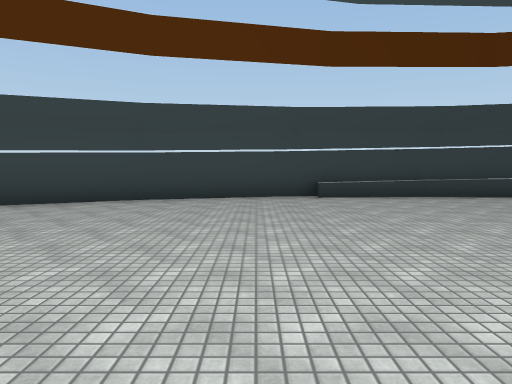
view 1 (above)

21 first-person views from a walk through a 3-D level made in the Unity game engine. The camera is 1.4 m above the floor, tilts 4° down and sees 70° across. The floor is counted in squares, 2 m on a side. Each view is taken from the middle of a square. On the plan, view 1 faces up. The plan holds only what a view shows up to about 11 squares ahead; the rest is blank. The place goes on beyond the plan. Some surface patterns are stand-ins.

view 2
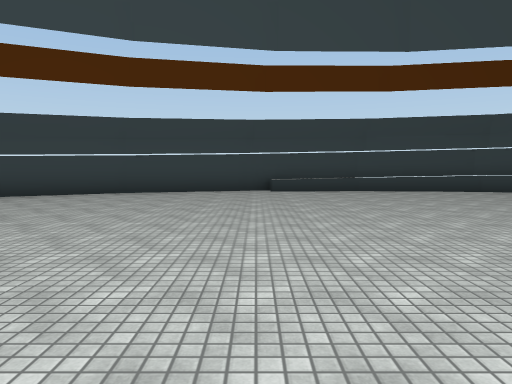

view 3
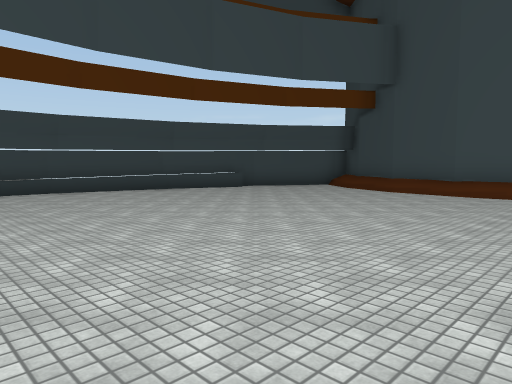

view 4
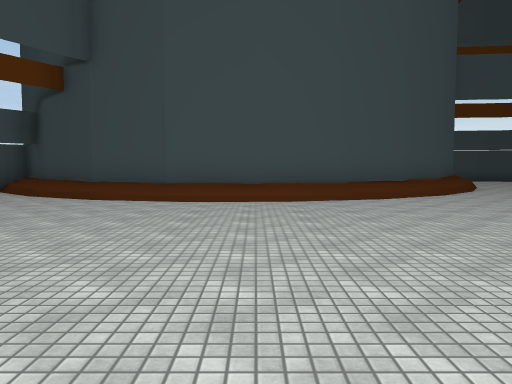

view 5
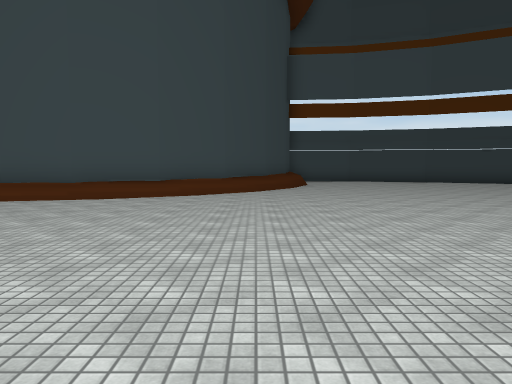

view 6
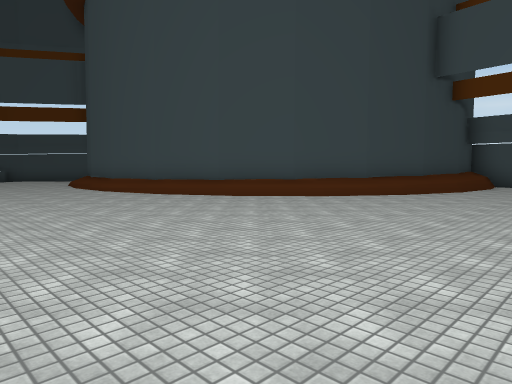

view 7
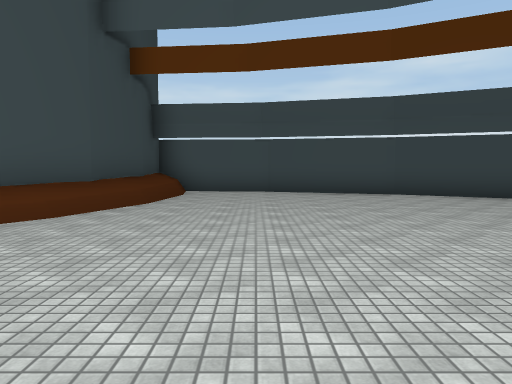

view 8
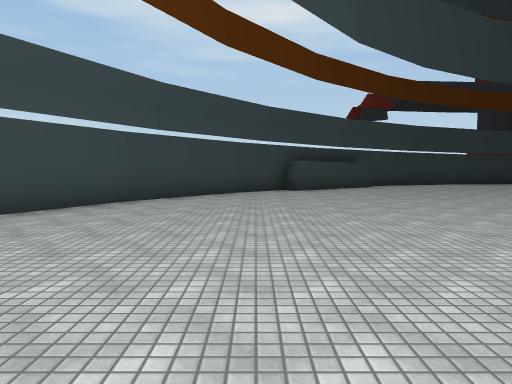

view 9
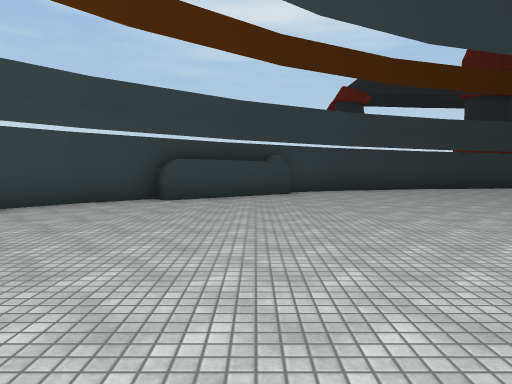

view 10
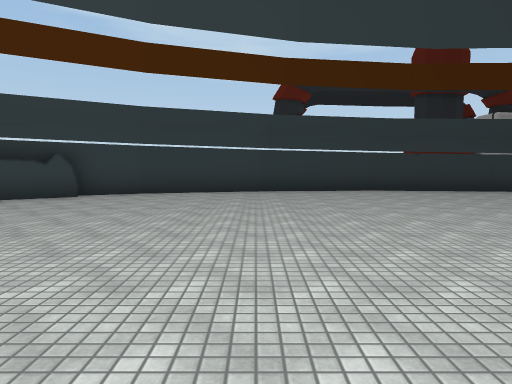

view 11
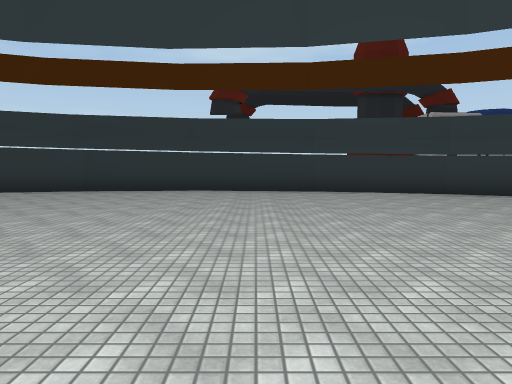

view 12
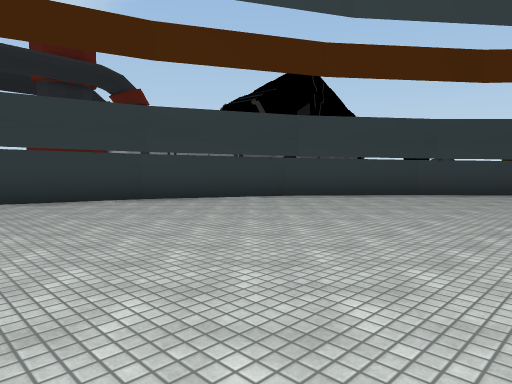

view 13
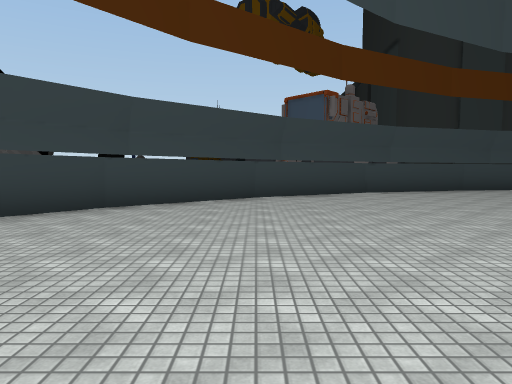

view 14
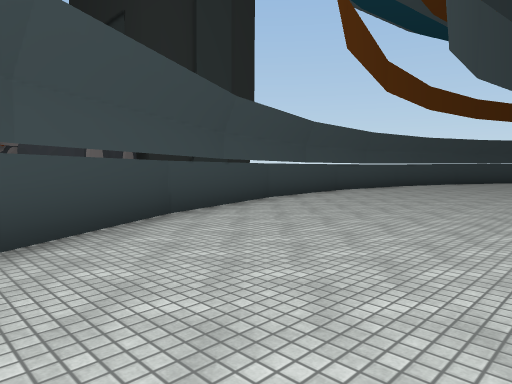

view 15
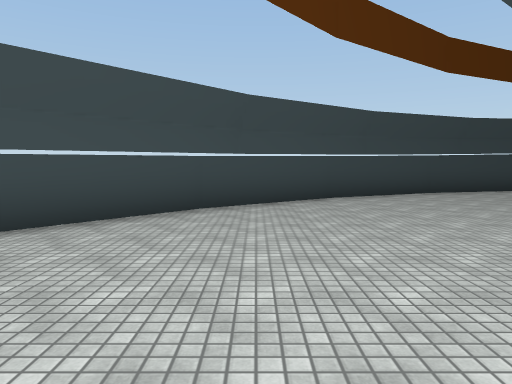

view 16
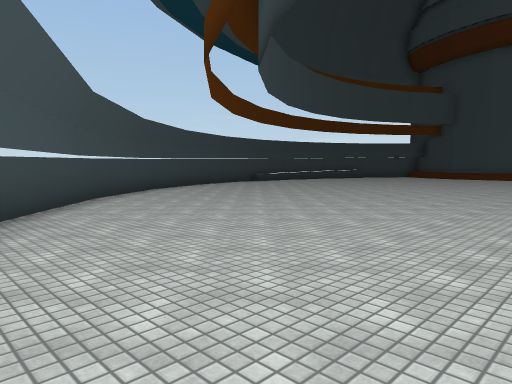

view 17
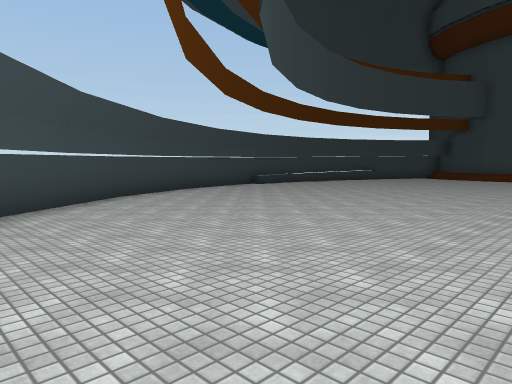

view 18
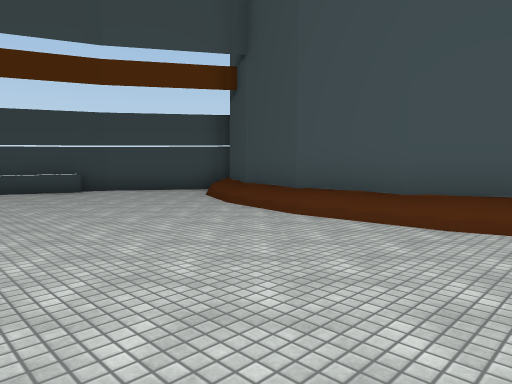

view 19
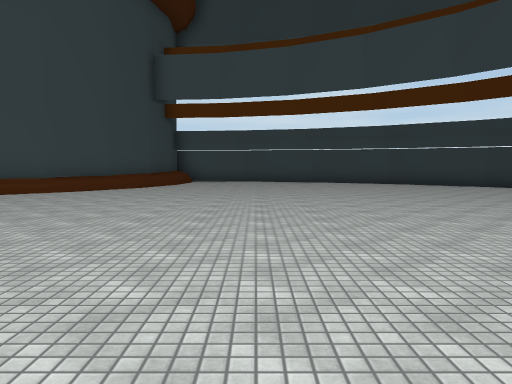

view 20
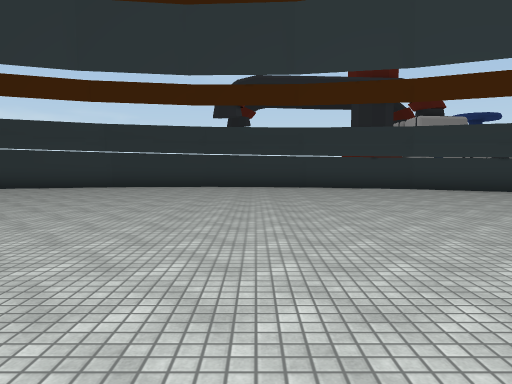

view 21
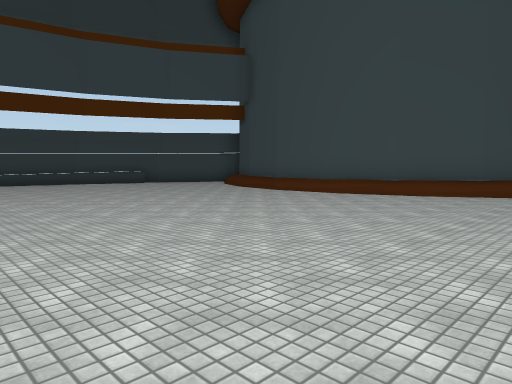

### Floor plan
Points are (right, up) in squares from view 1. A wall is a line through its corners. A room is listed if a view was taken in it or the views show most of it. See-through windows are left out.
Room 1 (views 1, 2, 3, 4, 5, 6, 7, 8, 9, 10, 11, 12, 13, 14, 15, 16, 17, 18, 19, 20, 21)
walls: (12, -4.7) (11.2, -2.9) (10.8, -1); (13.3, -6.2) (11.9, -4.6); (10.8, -1.1) (10.9, 1); (10.9, 0.9) (11.5, 2.8); (16.5, -8.1) (14.7, -7.3) (13.2, -6.1); (11.4, 2.7) (12.5, 4.5); (-9.5, -16.4) (-8.3, -17.9); (-10.9, -13.7) (-9.4, -16.5); (-11.8, -10.7) (-10.9, -13.8); (-11.8, -6.2) (-12, -7.7) (-11.7, -10.8); (-5.7, -21.6) (-2.8, -23.3); (-2.9, -23.2) (0.3, -24.2) (3.6, -24.6); (-8.3, -19.5) (-5.7, -21.7); (-10.3, -16.9) (-8.2, -19.6); (11, -22.4) (13.9, -20.5) (14.2, -20.9); (3.5, -24.6) (6.9, -24.3); (-11.8, -14) (-10.2, -17.1); (-12.5, -11.4) (-11.7, -14.2); (6.7, -24.3) (10.1, -23.4); (-9.5, 0.6) (-10.5, -1.3); (10, -23.4) (11.5, -22.6); (11.8, -22.5) (12.5, -22.1); (13.8, -21.1) (15.5, -19.8); (12.4, 4.4) (13.6, 5.6); (15.4, -19.9) (17.6, -17.3); (17.5, -17.4) (19.1, -14.5) (20.1, -11.3); (-7.8, 4.1) (-10, 1.6); (20.1, -11.4) (20.5, -8.3) (18.4, -8.4) (16.4, -8.1); (-5.3, 6.2) (-7.9, 4.1); (-2.3, 7.7) (-5.3, 6.1); (0.8, 8.6) (-2.4, 7.6); (4, 8.8) (0.6, 8.5); (7.3, 8.5) (3.9, 8.8); (13, 6) (10.3, 7.5); (10.4, 7.5) (7.2, 8.5)
low walls: (11.3, -4.5) (10.9, -3.7); (10.8, -3.5) (10.5, -2.3); (11.9, -5.5) (11.5, -4.8); (12.9, -6.6) (12.5, -6.1); (14, -7.5) (13.4, -7.1); (15.1, -8.2) (14.5, -7.8); (16.1, -8.6) (15, -8.1); (10.6, 1.9) (10.7, 2.5); (10.7, 2.4) (11.6, 4.3); (17, -8.9) (16.5, -8.7); (11.6, 4.2) (13, 6); (20.3, -8.9) (19.1, -9.1) (16.9, -8.8); (4, 8.4) (1.4, 8.2); (7.3, 8) (3.9, 8.4); (9.6, 7.3) (7.1, 8)

Positions as (right, up) in squares from view 1, and headings:
1: (0, 0), facing up
2: (1, -2), facing up
3: (1, -2), facing up-right
4: (3, -1), facing right
5: (3, -7), facing right
6: (6, -12), facing up-right
7: (10, -11), facing right
8: (15, -10), facing down
9: (12, -13), facing down
10: (7, -14), facing down
11: (2, -14), facing down
12: (1, -16), facing down-left
13: (-2, -17), facing left
14: (-7, -17), facing up-left
15: (-7, -2), facing up
16: (-11, -4), facing up-right
17: (-9, -2), facing up-right
18: (6, -3), facing up-right
19: (3, -12), facing right
20: (2, -12), facing down
21: (2, -7), facing up-right
